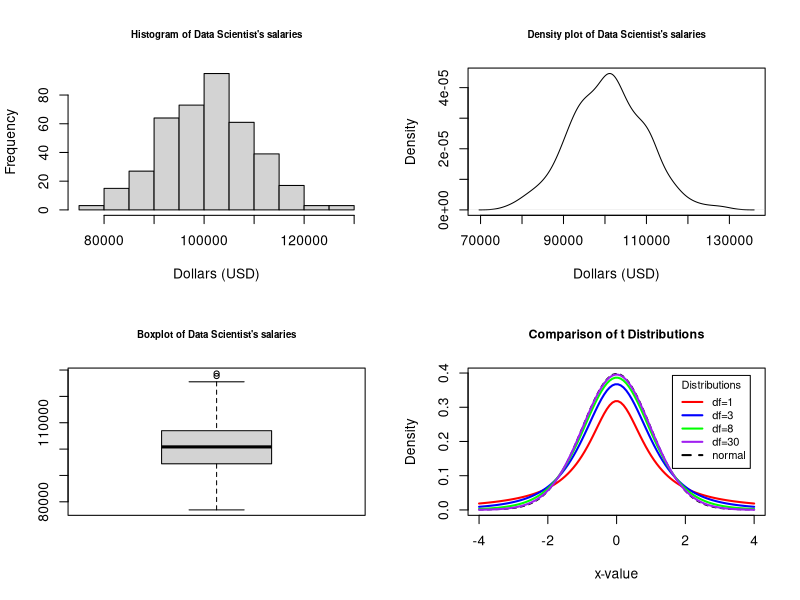
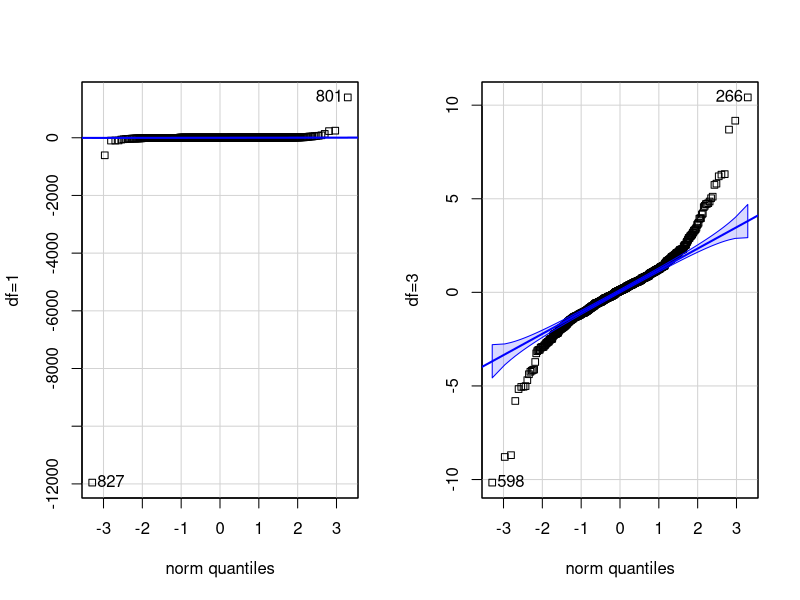
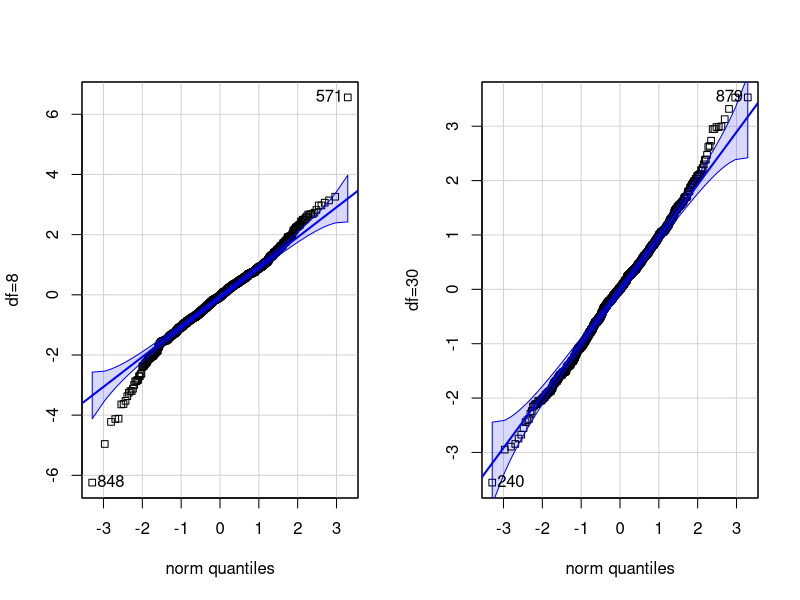
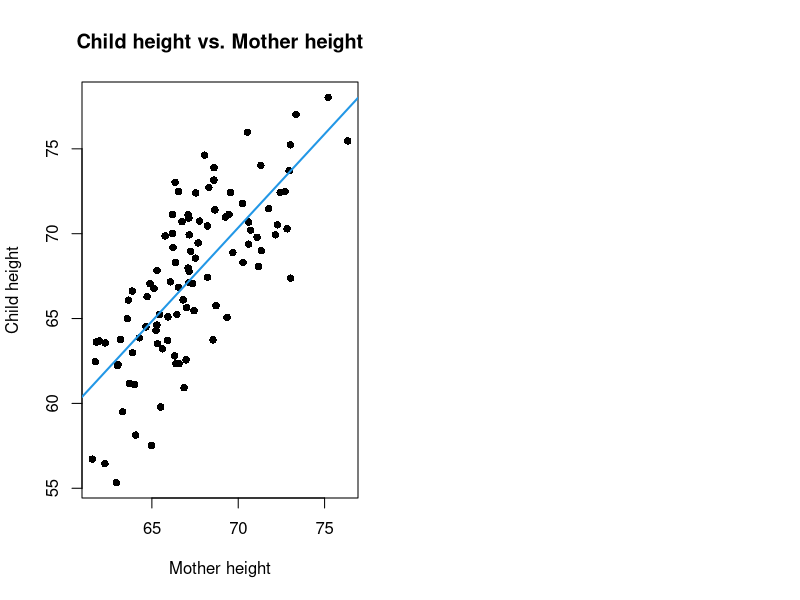

These charts were generated, in order, by the following R code:
## ---- chunk 1
knitr::opts_chunk$set(echo = TRUE)
## ---- chunk 2
log10(10000)
## ---- chunk 3
exp(4)
## ---- chunk 4
# If x = 3
log(exp(3))
## ---- chunk 5
log10(100)
## ---- chunk 6
log10(1/10)
## ---- chunk 7
log10(0)
## ---- chunk 8
log10(5) + log10(2)
## ---- chunk 9
#Sorting by row
Z <- matrix(data = c(1,2,3,4,5,6,7,8,9),nrow = 3, ncol = 3, byrow = TRUE)
print(Z)

#Sorting by column
Y <- matrix(data = (1:9), nrow = 3, ncol = 3, byrow = FALSE)
print(Y)
## ---- chunk 10
# Matrix A
A <- matrix(data = c(1,2,5,3,4,7), nrow = 2, ncol = 3, byrow = TRUE)

print(A)

# A transpose
print(t(A))
## ---- chunk 11
# Identity Matrix: use diag() to create an identity matrix
# I = 4x4 identity matrix
I <- diag(4)
print(I)
class(I)
## ---- chunk 12
X1 <- matrix(data = c(1,0,0,0,4,0,0,0,5), nrow = 3, byrow = TRUE)
print(X1)

# To obtain the obtain the values of the diagonal of an n x n matrix
diag(X1)

# We could also create an empty matrix and assign values to the diagonal
X2 <- matrix(data = 0, nrow = 3, ncol = 3)
diag(X2) <- c(1,4,5)
print(X2)
## ---- chunk 13
# Create an empty matrix
V <- W <- matrix(data = 0, nrow = 3, ncol = 3, byrow = TRUE)
print(W)

# Use upper.tri() or lower.tri() to change the elements of the upper triangular matrix or lower triangular matrix, respectively. 

# Upper Triangular
W[upper.tri(W, diag = TRUE)] <- c(1:6)
print(W)

# Lower Triangular 
V[lower.tri(V, diag = TRUE)] <- c(1:6)
print(V)
## ---- chunk 14
U <- matrix(data = c(1:4), nrow = 2, byrow = TRUE)

# Use solve() to obtain the inversie of a matrix
inU <- solve(U)

# Confirm you get an identity matrix
round(U %*% inU, 2)
round(inU %*% U, 2)
## ---- chunk 15
# Use det() to obtain the determinant of a matrix
det(U)
## ---- chunk 16
# Using the above matrices (Z and Y) we will show that Z + Y = X
# Adding matrices of the same dimension will produce a matrix of the same dimension
dim(Z + Y); dim (Z); dim(Y)
Z + Y
## ---- chunk 17
# Subtracting matrices of the same dimension will produce a matrix of the same dimension
dim(Z - Y); dim (Z); dim(Y)
Z - Y
## ---- chunk 18
# Multiplying a matrix by a scaler will produce a matrix of the same dimension
# Suppose that c = 3

3 * Z 
## ---- chunk 19
m1 <- matrix(data = c(3,4,2,5,1,2), nrow = 3, ncol = 2, byrow = TRUE)
print (m1) ; dim(m1)

m2 <- matrix(data = c(7,2,1,3,5,2), nrow = 2, ncol = 3, byrow = TRUE)
print(m2); dim(m2)

# Matrix multiplication
m1 %*% m2

# It is important to note that when multiplying matrices we need to use %*% rather than * because using * will multiply the values element-wise. 
print(Z); print(Y)
Z * Y 
Z %*% Y
## ---- chunk 20
Z + Y
Y + Z
## ---- chunk 21
(Z + Y) + X1
Z + (Y + X1)
## ---- chunk 22
(Z %*% Y) %*% X1
Z %*% (Y %*% X1)
## ---- chunk 23
(Z + Y) %*% X1
(Z %*% X1) + (Y %*% X1)
## ---- chunk 24
A
Im <- diag(x = 1, nrow = 2)
In <- diag(x = 1, nrow = 3)

Im %*% A
A %*% In
## ---- chunk 25
Z %*% Y
Y %*% Z
## ---- chunk 26
a1 <- rep(0, 100)
a2 <- rnorm(100, 0, 1)
a3 <- 2*rnorm(100, 0, 2)
A <- cbind(a1, a2, a3)
dim(A)

X <- as.matrix(c(1:3))
dim(X)

Y <- A %*% X
dim(Y)
## ---- chunk 27
M1 <- matrix(data = c(2,4,2,1,3,0,1,6,2),
             nrow = 3, ncol = 3, byrow = TRUE)

M2 <- matrix(data = c(1,5,0,-2,-3,0,1,9,5),
             nrow = 3, ncol = 3, byrow = TRUE)

M1 + M2
## ---- chunk 28
M3 <- matrix(data = c(2,-2,4,1,2,2), nrow = 3, ncol = 2, byrow = FALSE)

M4 <- matrix(data = c(5,3,2,4,-1,2), nrow = 2, ncol = 3, byrow = FALSE)

M3 %*% M4
## ---- chunk 29
A <- matrix(data = c(1,2,3,5,4,0), nrow = 3, ncol = 2, byrow = TRUE)

B <- matrix(data = c(4,1,7,4,2,0),nrow = 3, ncol=2, byrow = FALSE)

t(A) %*% B
## ---- chunk 30
t(B) %*% A
## ---- chunk 31
A <- matrix(data = c(1,2,1,2,2,0,1,1,1), nrow = 3, ncol = 3, byrow = TRUE)

#Use the solve() to find the inverse of a matrix
solve(A)

B <- matrix(data = c(-1, 0.5, 1, 1, 0, -1, 0, -0.5, 1), nrow = 3, ncol = 3, byrow = TRUE)

#Use the solve() to find the inverse of a matrix
solve(B)

A %*% B
## ---- chunk 32
A <- matrix (data= (1:12), nrow = 4, ncol = 3, byrow = FALSE)
B <- matrix (data = (1:24), nrow = 3, ncol = 8, byrow = TRUE)
## ---- chunk 33
A %*% B
dim(A%*%B)
## ---- chunk 34
# The following produce errors
# B %*% A
## ---- chunk 35
M5 <- matrix(data = c(1, -2, 4, 3), nrow = 2, ncol = 2, byrow = TRUE)
det(M5)
## ---- chunk 36
dat <- c(1,2,3,5,5,4,6,6,1,2,10,11,9,9,9)

# Mean
mean(dat)

# Median 
median(dat)

# Mode -- R does not have a built in function for mode but you can use the table function to see what the most common value is
table(dat)
## ---- chunk 37
# Range
range(dat)[2]-range(dat)[1]
diff(range(dat))

# Sample Variance
var(dat)

# Standard Deviation
sd(dat)
sqrt(var(dat))
## ---- chunk 38
DS_salary <- rnorm(n = 400, mean = 100000, sd = 10000)
par(mfrow=c(2,2))
hist(DS_salary, main = "Histogram of Data Scientist's salaries", cex.main = 0.7, xlab = "Dollars (USD)", breaks = 10)
plot(density(DS_salary), main = "Density plot of Data Scientist's salaries", cex.main = 0.7, xlab = "Dollars (USD)")
boxplot(DS_salary, main = "Boxplot of Data Scientist's salaries", cex.main = 0.7)
## ---- chunk 39
mean_ <- 100000
sd_ <- 10000
n <- 400
error <- qnorm(0.975)*sd_/sqrt(n)
mean_ - error # lower bound of confidence interval
mean_ + error # upper bound of confidence interval
## ---- chunk 40
# Find the proportion of sample means that is 2 points greater than or less than the state average
1 - pnorm(72, mean = 70, sd = 1)
pnorm(72, mean = 70, sd = 1, lower.tail = FALSE)
## ---- chunk 41
#INSERT HERE DIFFERENCES BETWEEN dnorm, qnorm, pnorm, and rnorm 
## ---- chunk 42
x <- seq(-4, 4, length=100)
zdist <- dnorm(x)

degf <- c(1, 3, 8, 30)
colors <- c("red", "blue", "green", "purple", "black")
labels <- c("df=1", "df=3", "df=8", "df=30", "normal")

plot(x, zdist, type="l", lty=2, xlab="x-value",
  ylab="Density", main="Comparison of t Distributions", cex.main=0.9)

for (i in 1:4){
  lines(x, dt(x,degf[i]), lwd=2, col=colors[i])
}

legend("topright", inset=.05, title="Distributions",
  labels, lwd=2, lty=c(1, 1, 1, 1, 2), col=colors, cex= 0.8)
## ---- chunk 43
par(mfrow=c(1,2))

for (i in 1:4){
  car::qqPlot(rt(1000, df = degf[i]), ylab = labels[i], pch=22)
}
## ---- chunk 44
set.seed(102)
x <- rnorm(100)
y <- rnorm(100)
z <- x+rnorm(100,0,.4)
w <- -x+rnorm(100,0,.4)
cov(x,z) # Positive covariance
cov(x,y) # No covariance
cov(x,w) # Negative covariance

cor(x,z) # Positive correlation
cor(x,y) # No covariance
cor(x,w) # Negative covariance
## ---- chunk 45
set.seed(102)
child_height <- rnorm(100, 67,3)
mother_height <- child_height+rnorm(100,0,3)

plot(child_height, mother_height, pch=16, main="Child height vs. Mother height", xlab="Mother height", ylab="Child height")
abline(lm(mother_height~child_height),col=4,lwd=2)

summary(lm(mother_height~child_height))
